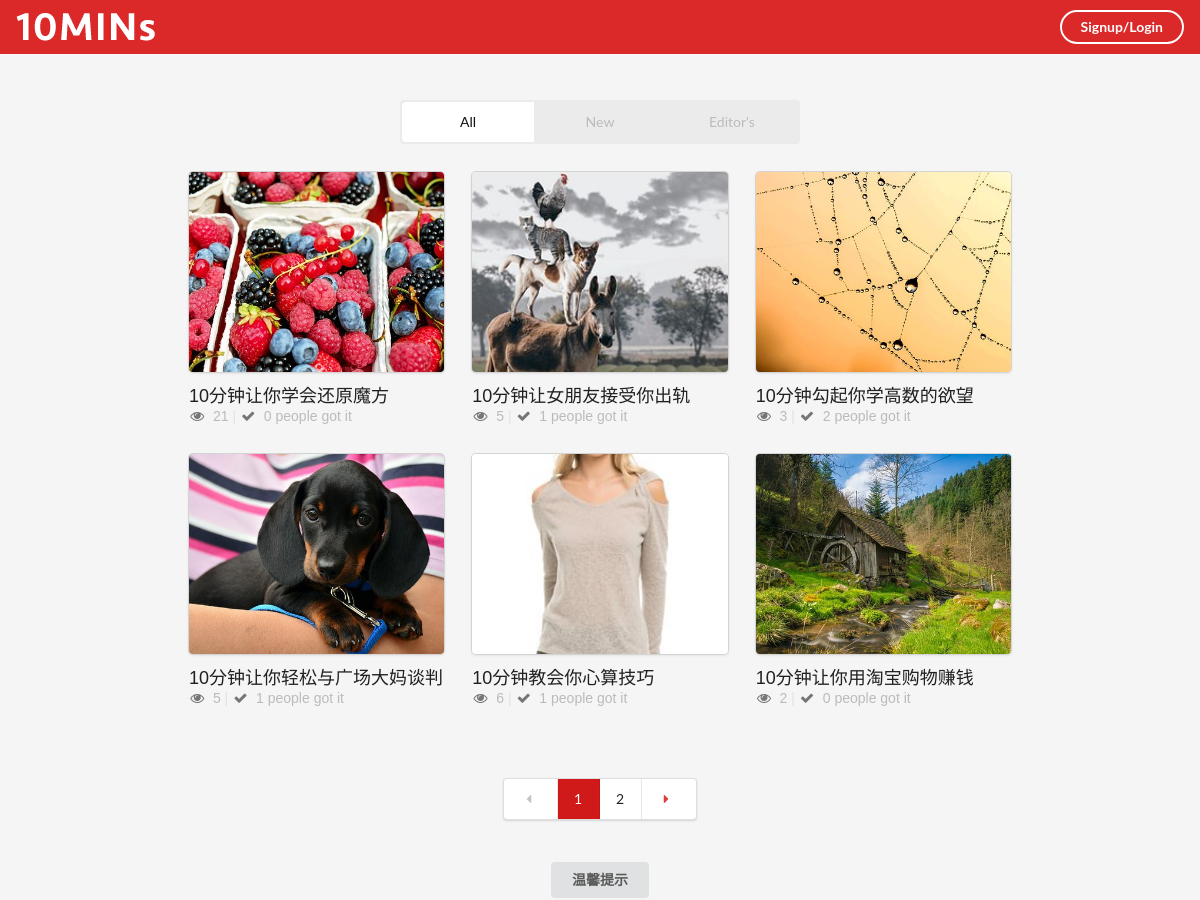
/index/?cat=all, run on the app's committed database.
### firstapp/models.py (models this page shows, shortened)
class Article(models.Model):
    title = models.CharField(max_length=500)
    img = models.CharField(null=True, blank=True, max_length=250)
    content = models.TextField(null=True, blank=True)
    views = models.IntegerField(default=0)
    likes = models.IntegerField(default=0)
    createtime = models.DateField()
    collected_by = models.ManyToManyField(blank=True, to=UserProfile, related_name='under_collection')
    CAT_CHOICES = {
        ("all", "All"),
        ("new", "New"),
        ("editor", "Editor's")
    }
    category = models.CharField(choices=CAT_CHOICES, default="all", max_length=20)

### firstapp/views.py (the view)
# urls.py: url(r'^index/', index, name="index"),
def index(request):
    cat = request.GET.get('cat')
    if cat == 'all':
        article_list = Article.objects.filter(category='all')
    elif cat == 'new':
        article_list = Article.objects.filter(category='new')
    elif cat == 'editor':
        article_list = Article.objects.filter(category='editor')
    page_robot = Paginator(article_list, 6)
    page_num = request.GET.get('page')
    try:
        article_list = page_robot.page(page_num)
    except EmptyPage:
        article_list = page_robot.page(page_robot.num_pages)
    except PageNotAnInteger:
        article_list = page_robot.page(1)
    context = {}
    context["article_list"] = article_list
    context["cat"] = cat
    return render(request, 'index.html', context)

### firstapp/templates/index.html (shortened to what this page needs)
{% load staticfiles %}
<!DOCTYPE html>
<html>
<head>
    <link rel="stylesheet" href="{% static 'css/semantic.css' %}" media="screen" title="no title" charset="utf-8">
    <link rel="stylesheet" href="{% static  'css/list_custom.css' %}" media="screen" title="no title" charset="utf-8">
</head>
<body>
    <div class="ui inverted top fixed menu borderless red menu">
        <div class="header item">
            <div class="ui image">
                <a href="{% url 'index' %}?cat=all">
                    <img src="{% static 'images/tenlogo.png' %}" alt="">
                </a>
            </div>
        </div>
        <div class="right menu">
            {% if request.user.is_authenticated %}
                <div class="item">
                    <h5 class="ui inverted header">
                        <div class="ui mini circular image">
                            <a href="{% url 'myinfo' %}">
                                <!-- note: don't forget .profile
                            because User has no avatar field -->
                                {% if request.user.profile.avatar %}
                                    <img src="/upload/{{ request.user.profile.avatar }}" alt="">
                                {% else %}
                                    <img src="{% static 'images/default.png' %}" alt="" />
                                {% endif %}
                            </a>
                        </div>
                        <span>
                            {% if request.user.profile.realname %}
                                {{ request.user.profile.realname }}
                            {% else %}
                                {{ request.user.username }}
                            {% endif %}
                        </span>
                    </h5>
                </div>
                <div class="item">
                    <a href="{% url 'logout' %}" class="ui inverted circular button">Logout</a>
                </div>
            {% else %}
                <div class="item">
                    <a href="{% url 'login' %}" class="ui inverted circular button">Signup/Login</a>
                </div>
            {% endif %}
        </div>
    </div>
    <div class="ui inverted segment container nav">
        <div class="ui  three borderless  item  menu">
            {% ifequal cat 'all' %}
                <a class="active item" href="?cat=all"> All </a>
            {% else %}
                <a class="item" href="?cat=all"> All </a>
            {% endifequal %}
            {% ifequal cat 'new' %}
                <a class="active item" href="?cat=new"> New </a>
            {% else %}
                <a class="item" href="?cat=new"> New </a>
            {% endifequal %}
            {% ifequal cat 'editor' %}
                <a class="active item" href="?cat=editor"> Editor's </a>
            {% else %}
                <a class="item" href="?cat=editor"> Editor's </a>
            {% endifequal %}
        </div>
    </div>
    <div class="ui basic segment container content">
        <div class="ui three column grid">
            {% if article_list%}
                {% for article in article_list %}
                <div class="column">
                    <a class="ui fluid card" href="{% url 'detail' article.id %}">
                        <div class="image">
                            <img src="{{ article.img }}" alt="" style="height:200px;object-fit: cover;">
                        </div>
                    </a>
                    <div class="title header" href="#">{{ article.title }}</div>
                    <i class="icon grey unhide"></i>
                    <span style="color:#bbbbbb">{{ article.views }}</span>
                    <span class="" style="color:rgb(226, 226, 226)">|</span>
                    <i class="icon grey checkmark"></i>
                    <span style="color:#bbbbbb"> {{ article.likes }} people got it</span>
                </div>
                {% endfor %}
            {% else %}
                <h3 style="color: #a5a5a5;position: absolute;top: 50%;left: 50%;transform: translateX(-50%) translateY(-25%);">你还没有分享过任何10分钟技能...</h3>
            {% endif %}
        </div>
    </div>
    <div class="ui center aligned very padded vertical segment container" style="border-bottom: 0;">
        <div class="ui pagination menu">
            {% if article_list.has_previous %}
                <a href="?cat={{ cat }}&page={{ article_list.previous_page_number }}" class="item">
                    <i class="icon red left caret"></i>
                </a>
            {% else %}
                <a href="?cat={{ cat }}&page={{ article_list.start_index }}" class="disabled item">
                    <i class="icon  left caret"></i>
                </a>
            {% endif %}
            {% for page_number in article_list.paginator.page_range %}
                {% ifequal page_number  article_list.number %}
                    <a href="?cat={{ cat }}&cat={{ cat }}&page={{ page_number }}" class="active item" style="background-color: #d01919; color:white">
                        {{ page_number }}
                    </a>
                {% else %}
                    <a href="?cat={{ cat }}&page={{ page_number }}" class=" item">
                        {{ page_number }}
                    </a>
                {% endifequal %}
            {% endfor %}
            {% if  article_list.has_next %}
                <a href="?cat={{ cat }}&page={{ article_list.next_page_number }}" class="item">
                    <i class="icon red right caret"></i>
                </a>
            {% else %}
                <a href="?cat={{ cat }}&page={{ article_list.paginator.num_pages }}" class="disabled item">
                    <i class="icon  right caret"></i>
                </a>
            {% endif %}
        </div>
    </div>
    <div class="ui container" style="border-top: 0;">
        <button onclick="myFunction()" class="ui button" style="position:relative ;left: 50%;transform: translate(-50%,0);">温馨提示</button>
    </div>
</body>
</html>

### firstapp/static/css/list_custom.css (style rules this page uses)
body { background-color: rgb(245, 245, 245); font-family: 'Raleway', sans-serif; }
.title.header { font-family: 'Raleway', sans-serif!important; font-size:18px!important; }
.ui.inverted.segment.container.nav { width: 400px; background-color: rgb(235, 235, 235); padding: 2px 2px 2px 2px; margin-top: 100px; }
.ui.three.borderless.item.menu { border: none; box-shadow:none }
.ui.inverted.segment.container.nav .item { background-color: rgb(235, 235, 235); color: rgb(187, 187, 187); }
.ui.inverted.segment.container.nav .active.item { background-color: rgb(255, 255, 255); color: rgb(15, 15, 15); }
.ui.basic.segment.container.content { width: 850px; }

### data on the page
Article: shows a picture, title "10分钟让你学会还原魔方", views "21", likes "0"
Article: img (picture), title "10分钟让女朋友接受你出轨", views "5", likes "1"
Article: img (picture), title "10分钟勾起你学高数的欲望", views "3", likes "2"
Article: img (picture), title "10分钟让你轻松与广场大妈谈判", views "5", likes "1"
Article: img (picture), title "10分钟教会你心算技巧", views "6", likes "1"
Article: img (picture), title "10分钟让你用淘宝购物赚钱", views "2", likes "0"

### other printed values
{{ page_number }} "1"
{{ page_number }} "2"
